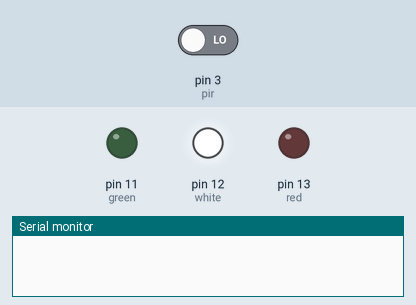
Simulated run of this sketch. Board: Arduino Uno, built with avr-gcc and run on an emulated ATmega328P. Parts: output pins drawn as LEDs (lit = HIGH), the last lines printed to the serial monitor. Inputs (shaded band) come from the test bench; at power-on: pin 3 (pir) LOW.

Above: at 0.1 s.
At 40.1 s:
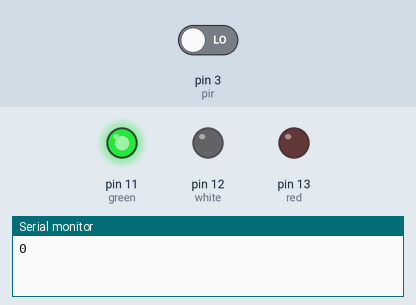
Timing chart, 0 to 41.6 s (numbered marks = the images above):
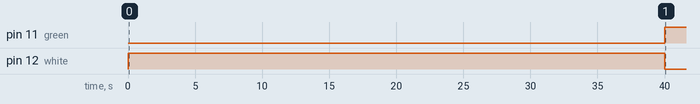

Measured:
- by itself, pin 11 (green): LOW → HIGH at 40.0 s
- by itself, pin 12 (white): HIGH → LOW at 40.0 s

The sketch:

detecting_pir.ino
```cpp
int red =13 ;
int white =12 ;
int green =11 ;
int pir =3;
boolean a=0;

void setup()
{
pinMode(red, OUTPUT);
pinMode(white, OUTPUT);
pinMode(green, OUTPUT);
pinMode(pir, INPUT);
digitalWrite(red, LOW);
digitalWrite(green, LOW);
digitalWrite(white, HIGH);
delay(40000);


Serial.begin(9600);
}

void loop()
{

digitalWrite(white, LOW);

Serial.println(a);
digitalWrite(green,HIGH);
delay(1000);
a=digitalRead(3);

if(a == HIGH)
{
  digitalWrite(green, LOW);
  digitalWrite(red,HIGH);
  delay(2000);
  digitalWrite(red, LOW);


}
delay(300);

}
```
